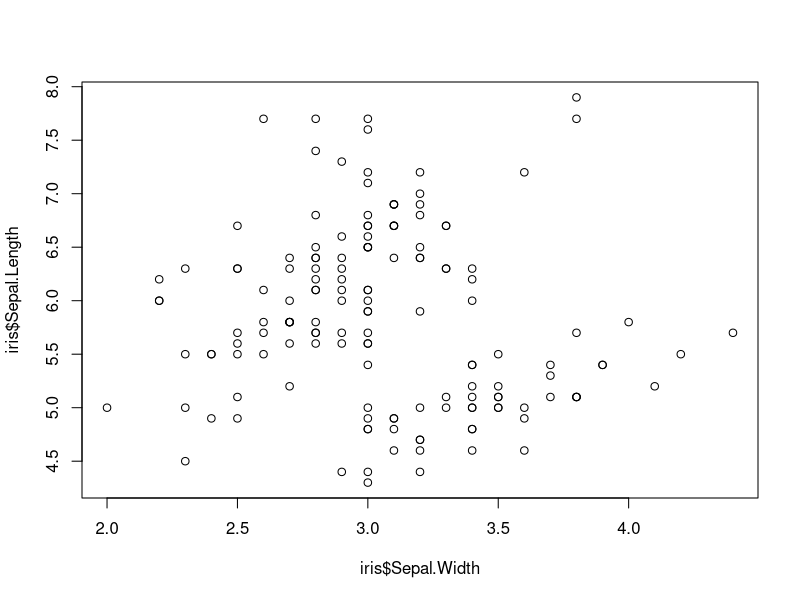
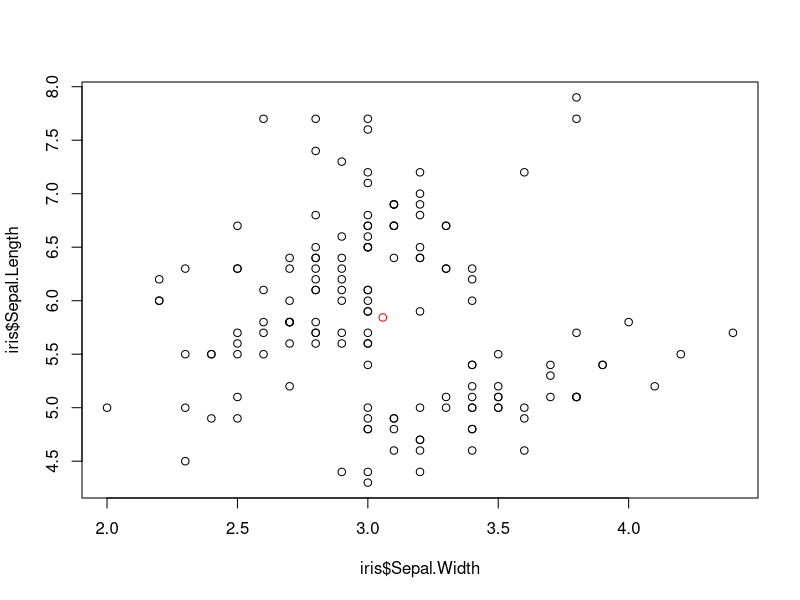
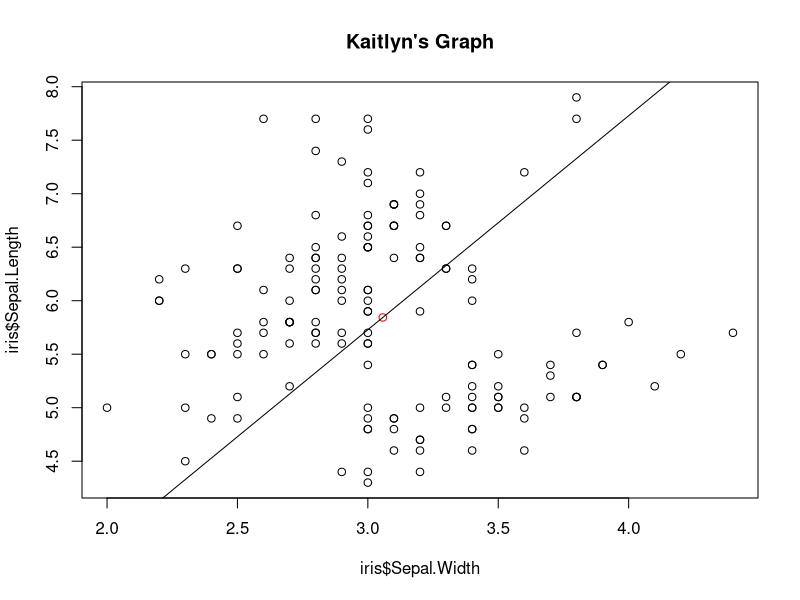

R code for these plots, in order:
data(iris)
head(iris)
iris$Sepal.Width
mean(iris$Sepal.Length)
sd(iris$Sepal.Width)
plot(x= iris$Sepal.Width, y= iris$Sepal.Length)
data_center_x = mean(iris$Sepal.Width)
data_center_y = mean(iris$Sepal.Length)
c(data_center_x, data_center_y)
plot(x= iris$Sepal.Width, y=iris$Sepal.Length)
points(x= data_center_x, y=data_center_y, col= "red")
line_point_slope = function(x, x1, y1, slope)
{
  get_y_intercept = 
    function(x1, y1, slope) 
      return(-(x1 * slope) + y1)
  
  linear = 
    function(x, yint, slope) 
      return(yint + x * slope)
  
  return(linear(x, get_y_intercept(x1, y1, slope), slope))
}
line_point_slope(2, 4, 4, -2)
plot(x = iris$Sepal.Width, y = iris$Sepal.Length, main= "Kaitlyn's Graph")
points(x = data_center_x, y = data_center_y, col = "red")
curve(
  line_point_slope(
    x, 
    data_center_x, 
    data_center_y,
    2.0), 
  add = TRUE)
library(MASS)
data("Animals")
head(Animals)
